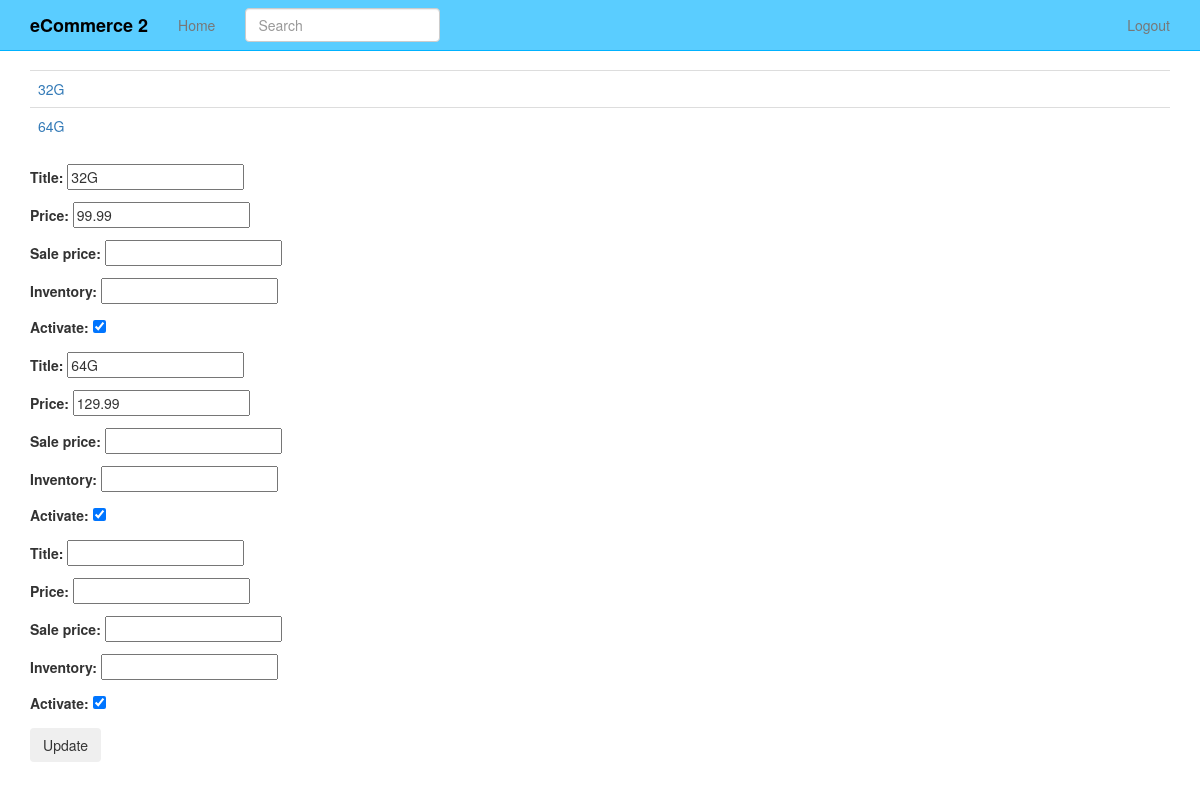
/products/2/inventory/ (signed in), run on an earlier commit of the app's database.
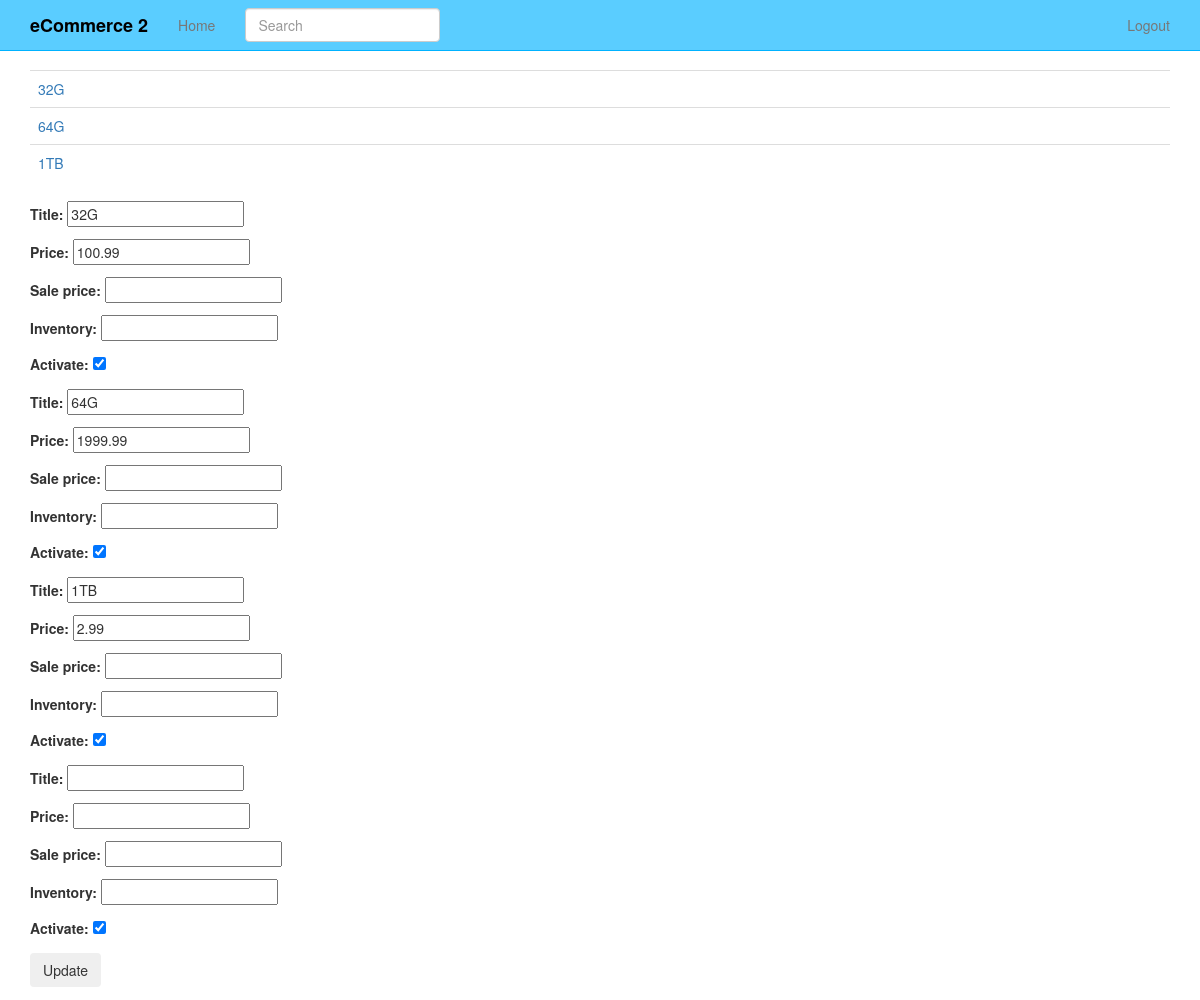
And on a later commit of the database.
### products/models.py (models this page shows, shortened)
class Variation(models.Model):
	product = models.ForeignKey(Product)
	title = models.CharField(max_length=120)
	price = models.DecimalField(decimal_places=2, max_digits=20)
	sale_price = models.DecimalField(decimal_places=2, max_digits=20, null=True, blank=True)
	activate = models.BooleanField(default=True)
	inventory = models.IntegerField(null=True, blank=True)
	def get_absolute_url(self):
		self.product.get_absolute_url() #프로덕트의 url이 필오할 수 있다

### products/views.py (the view, shortened to what this page needs)
# urls.py: url(r'^(?P<pk>\d+)/inventory/$', VariationListView.as_view(), name='product_inventory'),
class VariationListView(LoginRequiredMixin, ListView):
	model = Variation
	def get_context_data(self, *args, **kwargs): #오버라이딩
		context = super(VariationListView, self).get_context_data(*args, **kwargs)
		context["formset"] = VariationInventoryFormSet(queryset=self.get_queryset())
		return context
	def get_queryset(self, *args, **kwargs): #오버라이딩\
		product_pk = self.kwargs.get('pk') #self.kwargs = {'pk':'pk값'}
		product = get_object_or_404(Product, pk=product_pk)
		queryset = product.variation_set.all()
		return queryset

### products/mixins.py (called while the page is built)
	@method_decorator(login_required)
	def dispatch(self, request, *args, **kwargs):
		return super(LoginRequiredMixin, self).dispatch(request, *args, **kwargs)

### products/models.py (called while the page is built)
	def activate(self):
		return self.filter(activate = True)

	def get_queryset(self):
		return ProductQuerySet(self.model, using=self._db)

	def all(self, *args, **kwargs):
		return self.get_queryset().activate()

	def get_absolute_url(self):
		return reverse("product_detail", kwargs={"pk": self.pk})

### products/templates/products/variation_list.html
{% extends 'base.html' %}
{% block content %}
<table class="table">
{% for object in object_list %}
<tr>
	<td>
		<a href='{{ object.get_absolute_url }}'>{{ object.title }}</a>
	</td>
</tr>
{% endfor %}
</table>
<form method="POST" action="">{% csrf_token %}
	{{formset.as_p}}
	<input type="submit" value="Update" class="btn">
</form>
{% endblock %}

### templates/base.html (shortened to what this page needs)
{% load staticfiles %}
<!DOCTYPE html>
<html lang="en">
  <head>
    {% include 'head_css.html' %}
  </head>
  <body>
  {% include 'navbar.html' %}
    <div class="container">
            {% block content %}
            {% endblock %}
    </div>
  </body>
</html>

### templates/head_css.html
{% load staticfiles %}
    <link rel="stylesheet" href="//maxcdn.bootstrapcdn.com/font-awesome/4.3.0/css/font-awesome.min.css">
    <link href="{% static 'css/bootstrap.min.css' %}" rel="stylesheet">
    <link href="{% static 'css/navbar-static-top.css' %}" rel="stylesheet">
     <link href="{% static 'css/custom.css' %}" rel="stylesheet">

### templates/navbar.html (shortened to what this page needs)
   {% load staticfiles %}
    <nav class="navbar navbar-default navbar-static-top">
      <div class="container">
        <div class="navbar-header">
          <a class="navbar-brand" href="{% url 'home' %}">eCommerce 2</a>
        </div>
        <div id="navbar" class="navbar-collapse collapse">
          <ul class="nav navbar-nav">
            <li><a href="{% url 'home' %}">Home</a></li>
            <form class="navbar-form navbar-left" method="GET" role="search" action='{% url "products" %}'>
            <div class="form-group">
              <input type="text" class="form-control" placeholder="Search" name="q" value='{{ request.GET.q }}'>
            </div>
          </form>
          </ul>
          <ul class="nav navbar-nav navbar-right">
          {% if request.user.is_authenticated %}
            <li><a href="{% url 'auth_logout' %}">Logout</a></li>
            {% endif %}
          </ul>
        </div>
      </div>
    </nav>

### templates/javascript.html (shortened to what this page needs)
{% load staticfiles %}

### static_in_pro/our_static/css/navbar-static-top.css (style rules this page uses)
body { min-height: 1000px; }
.navbar-static-top { margin-bottom: 19px; background-color: #5ACDFF; border-color: #00B2FF; }
.navbar-default .navbar-brand { color: #000; font-weight: 900; }

What changed in the data, as far as the page shows it:
changed Variation (number 1 of 3 on the later page): price 99.99 → 100.99 (drawn)
added Variation: title "1TB"
Also different on the page:
form field as_p: "99.99" → "100.99"
form field as_p: "129.99" → "1999.99"
form field as_p: (not shown) → "1TB"
form field as_p: (not shown) → "2.99"
form field as_p: (not shown) → "☑"
text no longer shown: "Title: Price: Sale price: Inventory: Activate: Title: Price: Sale price: Inventory: Activate: Title: Price: Sale price: Inventory: Activate:"
text now shown: "Title: Price: Sale price: Inventory: Activate: Title: Price: Sale price: Inventory: Activate: Title: Price: Sale price: Inventory: Activate: Title: Price: Sale price: Inventory: Activate:"
